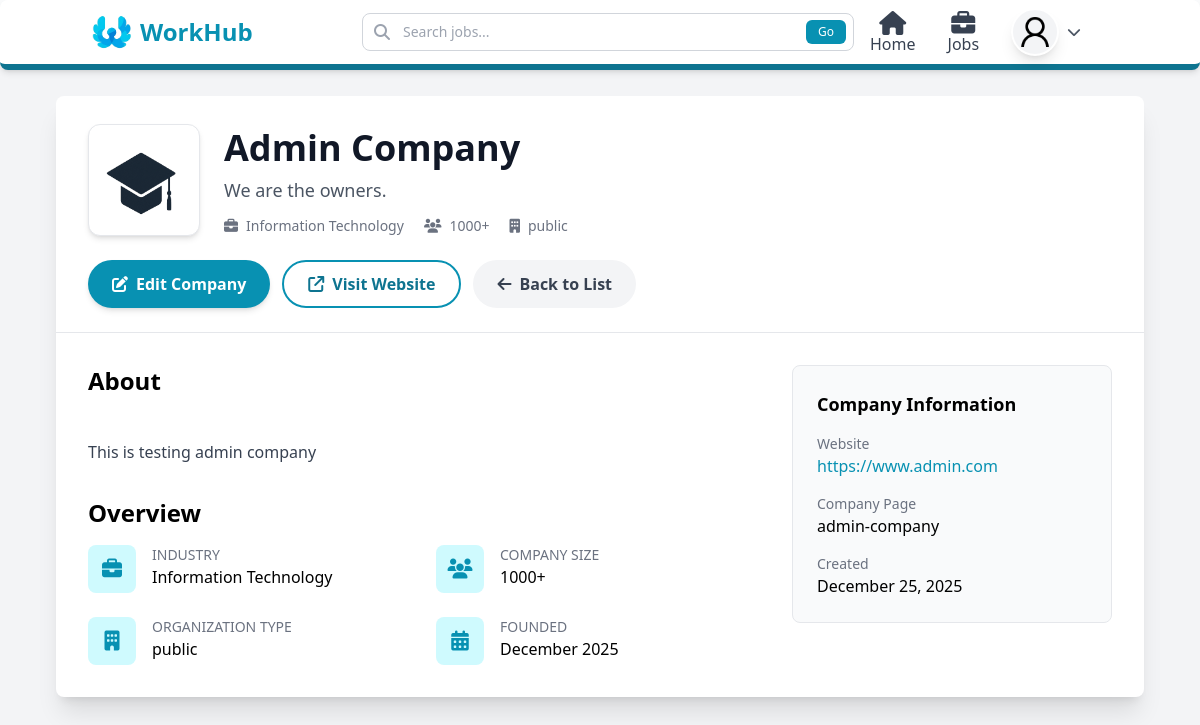
Screenshot of /company/admin-company/ (signed in) with the database file from the repository.
### users/models.py (models this page shows, shortened)
class Profile(models.Model):
    def generateImagePath(instance, filename):
        return f"users/{instance.user.username}/{filename}"
    class RoleOptions(models.TextChoices):
        Admin = "Admin", "Admin"
        JobSeeker = "Job Seeker", "Job Seeker"
        Recruiter = "Recruiter", "Recruiter"
    class GenderOptions(models.TextChoices):
        Male = "Male", "Male"
        Female = "Female", "Female"
        Others = "Others", "Others"
    class JobTypeOptions(models.TextChoices):
        FullTime = "Full Time", "Full Time"
        PartTime = "Part Time", "Part Time"
        Contract = "Contract", "Contract"
        Intern = "Internship", "Internship"
    class WorkModeOptions(models.TextChoices):
        OnSite = "On-site", "On-site"
        Remote = "Remote", "Remote"
        Hybrid = "Hybrid", "Hybrid"
    user = models.OneToOneField(User, on_delete=models.CASCADE)
    position = models.CharField(max_length=100, blank=True)
    summary = models.TextField(blank=True)
    address = models.CharField(max_length=50)
    phone = models.CharField( max_length=10)
    nationality = models.CharField( max_length=15, default="Nepal")
    gender = models.CharField( choices=GenderOptions, default=GenderOptions.Male, max_length=6 )
    profile_image = models.ImageField( blank=True, null=True, upload_to=generateImagePath, default="users/default_user.png" )
    dob = models.DateField(blank=True, null=True)
    role = models.CharField(max_length=10, choices=RoleOptions, default=RoleOptions.JobSeeker)
    skills = models.ManyToManyField(Skill, blank=True, related_name="profiles")
    preferred_location = models.CharField(max_length=100, blank=True)
    preferred_job_type = models.CharField(max_length=50, choices=JobTypeOptions, blank=True)
    preferred_work_mode = models.CharField(max_length=20, choices=WorkModeOptions, blank=True)
    created_at = models.DateTimeField(auto_now_add=True)
    def completion_percentage(self):
        checks = [
            bool(self.position),
            bool(self.summary),
            bool(self.address),
            bool(self.phone),
            bool(self.dob),
            bool(self.profile_image),
            self.skills.exists(),
            self.educations.exists(),
            self.experiences.exists(),
            self.projects.exists(),
            bool(self.preferred_location),
            bool(self.preferred_job_type),
            bool(self.preferred_work_mode),
        ]
        completed = sum(checks)
        total = len(checks)
        return int((completed / total) * 100)

### companies/models.py (models this page shows, shortened)
class Company(models.Model):
    def generateImagePath(instance, filename):
        return f"companies/{instance.created_by.username}/{filename}"
    class OrganizationSize(models.TextChoices):
        SIZE_1_10 = "1-10", "1-10 employees"
        SIZE_11_50 = "11-50", "11-50 employees"
        SIZE_51_200 = "51-200", "51-200 employees"
        SIZE_201_500 = "201-500", "201-500 employees"
        SIZE_501_1000 = "501-1000", "501-1000 employees"
        SIZE_1000_PLUS = "1000+", "1000+ employees"
    class OrganizationType(models.TextChoices):
        PRIVATE = "private", "Private"
        PUBLIC = "public", "Public"
        NON_PROFIT = "non_profit", "Non-profit"
        GOVERNMENT = "government", "Government"
        EDUCATIONAL = "educational", "Educational"
        SELF_EMPLOYED = "self_employed", "Self-employed"
    name = models.CharField(max_length=255)
    description = models.TextField(blank=True)
    public_url = models.SlugField(unique=True)
    website = models.URLField(blank=True)
    industry = models.CharField(max_length=100)
    organization_size = models.CharField(max_length=20, choices=OrganizationSize.choices)
    organization_type = models.CharField(max_length=20, choices=OrganizationType.choices)
    logo = models.ImageField(upload_to=generateImagePath,default="users/default_company.png")
    tagline = models.CharField(max_length=120, blank=True)
    created_by = models.ForeignKey(User, on_delete=models.CASCADE, related_name="companies_created")
    created_at = models.DateTimeField(auto_now_add=True)

### companies/views.py (the view)
# urls.py: path("<slug:slug>/", company_detail, name="company_detail"),
@login_required(login_url='/user/login')
def company_detail(request, slug):
    company = get_object_or_404(Company, public_url=slug)
    return render(request, "pages/companies/company_detail.html", {"company": company})

### templates/pages/companies/company_detail.html
{% extends 'layouts/main.html' %}
{% block content %}
<div class="bg-gray-100 min-h-screen">
  <div class="max-w-6xl mx-auto px-4 sm:px-6 lg:px-8 mt-8">
    <div class="bg-white rounded-lg shadow-xl overflow-hidden">
      <div class="p-8 pb-6">
        <div class="flex flex-col sm:flex-row items-start sm:items-end gap-6">
          {% if company.logo %}
            <img src="{{ company.logo.url }}" alt="{{ company.name }}" class="w-24 h-24 sm:w-28 sm:h-28 rounded-xl object-contain bg-white p-2 border border-gray-200 shadow-md -mt-14">
          {% else %}
            <div class="w-24 h-24 sm:w-28 sm:h-28 rounded-xl bg-gradient-to-br from-gray-300 to-gray-400 flex items-center justify-center text-white text-3xl font-bold border border-gray-200 shadow-md -mt-14">
              {{ company.name|slice:":1" }}
            </div>
          {% endif %}
          <div class="flex-1">
            <h1 class="text-4xl font-bold text-gray-900 mb-2">
              {{ company.name }}
            </h1>
            {% if company.tagline %}
              <p class="text-lg text-gray-600 mb-3">
                {{ company.tagline }}
              </p>
            {% endif %}
            <div class="flex flex-wrap gap-5 text-sm text-gray-500">
              <span class="flex items-center gap-2">
                <i class="fa-solid fa-briefcase"></i>
                {{ company.industry }}
              </span>
              <span class="flex items-center gap-2">
                <i class="fa-solid fa-users"></i>
                {{ company.organization_size }}
              </span>
              <span class="flex items-center gap-2">
                <i class="fa-solid fa-building"></i>
                {{ company.organization_type }}
              </span>
            </div>
          </div>
        </div>
        <div class="mt-6 flex flex-wrap gap-3">
          {% if request.user == company.created_by %}
          <a href="{% url 'edit_company' company.public_url %}" class="inline-flex items-center px-6 py-2.5 bg-cyan-600 text-white font-semibold rounded-full hover:bg-cyan-700 transition shadow-md">
            <i class="fa-solid fa-pen-to-square mr-2"></i>
            Edit Company
          </a>
          {% endif %}
          {% if company.website %}
          <a href="{{ company.website }}" target="_blank" rel="noopener noreferrer"
            class="inline-flex items-center px-6 py-2.5 bg-white text-cyan-700 font-semibold rounded-full border-2 border-cyan-600 hover:bg-cyan-50 transition">
            <i class="fa-solid fa-arrow-up-right-from-square mr-2"></i>
            Visit Website
          </a>
          {% endif %}
          <a href="{% url 'company_list' %}" class="inline-flex items-center px-6 py-2.5 bg-gray-100 text-gray-700 font-semibold rounded-full hover:bg-gray-200 transition">
            <i class="fa-solid fa-arrow-left mr-2"></i>
            Back to List
          </a>
        </div>
      </div>
      <div class="border-t"></div>
      <div class="p-8">
        <div class="grid grid-cols-1 lg:grid-cols-3 gap-8">
          <div class="lg:col-span-2 space-y-8">
            <div>
              <h2 class="text-2xl font-bold mb-4">About</h2>
              <p class="text-gray-700 leading-relaxed whitespace-pre-line">
                {{ company.description }}
              </p>
            </div>
            <div>
              <h2 class="text-2xl font-bold mb-4">Overview</h2>
              <div class="grid grid-cols-1 sm:grid-cols-2 gap-6">
                <div class="flex">
                  <div class="w-12 h-12 bg-cyan-100 rounded-lg flex items-center justify-center mr-4">
                    <i class="fa-solid fa-briefcase text-cyan-600 text-xl"></i>
                  </div>
                  <div>
                    <p class="text-sm text-gray-500 uppercase">Industry</p>
                    <p class="font-medium">{{ company.industry }}</p>
                  </div>
                </div>
                <div class="flex">
                  <div class="w-12 h-12 bg-cyan-100 rounded-lg flex items-center justify-center mr-4">
                    <i class="fa-solid fa-users text-cyan-600 text-xl"></i>
                  </div>
                  <div>
                    <p class="text-sm text-gray-500 uppercase">Company Size</p>
                    <p class="font-medium">{{ company.organization_size }}</p>
                  </div>
                </div>
                <div class="flex">
                  <div class="w-12 h-12 bg-cyan-100 rounded-lg flex items-center justify-center mr-4">
                    <i class="fa-solid fa-building text-cyan-600 text-xl"></i>
                  </div>
                  <div>
                    <p class="text-sm text-gray-500 uppercase">Organization Type</p>
                    <p class="font-medium">{{ company.organization_type }}</p>
                  </div>
                </div>
                <div class="flex">
                  <div class="w-12 h-12 bg-cyan-100 rounded-lg flex items-center justify-center mr-4">
                    <i class="fa-solid fa-calendar-days text-cyan-600 text-xl"></i>
                  </div>
                  <div>
                    <p class="text-sm text-gray-500 uppercase">Founded</p>
                    <p class="font-medium">
                      {{ company.created_at|date:"F Y" }}
                    </p>
                  </div>
                </div>
              </div>
            </div>
          </div>
          <div>
            <div class="bg-gray-50 rounded-lg p-6 border">
              <h3 class="text-lg font-bold mb-4">Company Information</h3>
              <div class="space-y-4">
                {% if company.website %}
                <div>
                  <p class="text-sm text-gray-500">Website</p>
                  <a href="{{ company.website }}" target="_blank" class="text-cyan-600 hover:underline break-all">
                    {{ company.website }}
                  </a>
                </div>
                {% endif %}
                <div>
                  <p class="text-sm text-gray-500">Company Page</p>
                  <p class="font-medium">{{ company.public_url }}</p>
                </div>
                <div>
                  <p class="text-sm text-gray-500">Created</p>
                  <p class="font-medium">
                    {{ company.created_at|date:"F d, Y" }}
                  </p>
                </div>
              </div>
            </div>
          </div>
        </div>
      </div>
    </div>
  </div>
</div>
{% endblock %}

### templates/layouts/main.html (shortened to what this page needs)
<!DOCTYPE html>
<html lang="en">
  <head>
    <script src="https://cdn.tailwindcss.com"></script>
    <link rel="stylesheet" href="https://cdnjs.cloudflare.com/ajax/libs/font-awesome/6.5.0/css/all.min.css" />
  </head>
  <body class="bg-gray-50">
    <nav class="fixed w-full z-50 bg-white shadow-md border-b-[6px] border-cyan-700 rounded-lg no-print">
      <div class="mx-auto px-4 sm:px-6 lg:px-8 ml-[5%] mr-[5%]">
        <div class="grid grid-cols-4 space-x-4 items-center h-16">
          <a href="/" class="flex items-center gap-2">
            <img class="h-10 w-10" src="/media/system_image/logo1.png" alt="Logo" />
            <h1 class="hidden md:block text-2xl font-bold text-cyan-600">WorkHub</h1>
          </a>
          <div class="col-span-2 relative">
            <form method="GET" action="/jobs" class="flex items-center">
              <input type="text" name="search" placeholder="Search jobs..." value="{{ request.GET.search }}" class="w-[100%] pl-10 pr-4 py-2 border border-gray-300 rounded-lg focus:outline-none focus:ring-2 focus:ring-cyan-500 focus:border-transparent text-sm" />
              <i class="fas fa-search absolute left-3 top-1/2 -translate-y-1/2 text-gray-400"></i>
              <button type="submit" class="absolute right-2 top-1/2 -translate-y-1/2 px-3 py-1 bg-cyan-600 text-white text-xs rounded-md hover:bg-cyan-700 transition duration-300">Go</button>
            </form>
          </div>
          {% if request.user.is_authenticated %}
            <div class="hidden md:flex items-center space-x-8 ms-auto relative">
              <a href="/dashboard" class="mt-auto flex flex-col space-y-2 items-center text-gray-700 hover:text-cyan-600 transition duration-300">
                <i class="fa fa-xl fa-home"></i>
                <span class="">Home</span>
              </a>
              <a href="/jobs" class="mt-auto flex flex-col space-y-2 items-center text-gray-700 hover:text-cyan-600 transition duration-300">
                <i class="fa-solid fa-xl fa-briefcase"></i>
                <span class="">Jobs</span>
              </a>
              <div class="" id="profileDropdown">
                <button type="button" onclick="toggleDropdown()" class="flex items-center gap-2 focus:outline-none">
                  <img src="{{ request.user.profile.profile_image.url }}" alt="{{ user.username }}" class="w-12 h-12 rounded-full bg-gray-100 border-2 border-white shadow-lg object-cover hover:border-cyan-600 hover:scale-[1.05] transition duration-300 cursor-pointer" />
                  <i id="dropdownArrow" class="fas fa-chevron-down text-gray-600 text-sm transition-transform duration-300"></i>
                </button>
              </div>
            </div>
          {% endif %}
        </div>
      </div>
    </nav>
    <div class="flex flex-col pt-16 pb-4 min-h-[80vh]">
      {% block content %}
      {% endblock %}
    </div>
  </body>
</html>

### templates/layouts/main.html (style rules this page uses)
* { margin: 0; }

### rows the page displays
Company: logo (picture), name "Admin Company", tagline "We are the owners.", industry "Information Technology", organization_size "1000+", organization_type "public", description "This is testing admin company", created_at "December 2025", website "https://www.admin.com", public_url "admin-company", created_at "December 25, 2025"
